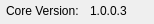
<?xml version="1.0" encoding="UTF-8"?>
<ui version="4.0">
 <class>wdt_CoreVersion</class>
 <widget class="QWidget" name="wdt_CoreVersion">
  <property name="geometry">
   <rect>
    <x>0</x>
    <y>0</y>
    <width>154</width>
    <height>24</height>
   </rect>
  </property>
  <property name="windowTitle">
   <string>Form</string>
  </property>
  <widget class="QLabel" name="label">
   <property name="geometry">
    <rect>
     <x>6</x>
     <y>3</y>
     <width>81</width>
     <height>16</height>
    </rect>
   </property>
   <property name="text">
    <string>Core Version:</string>
   </property>
  </widget>
  <widget class="QLabel" name="labCoreVersion">
   <property name="geometry">
    <rect>
     <x>90</x>
     <y>3</y>
     <width>61</width>
     <height>16</height>
    </rect>
   </property>
   <property name="text">
    <string>1.0.0.3</string>
   </property>
  </widget>
 </widget>
 <resources/>
 <connections/>
</ui>
